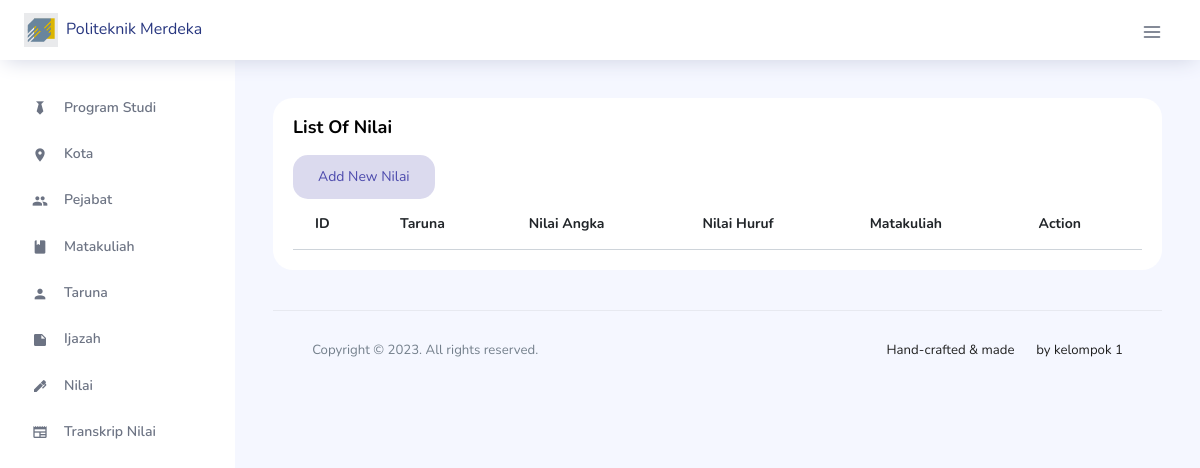
The app's page /index.php/nilaiku, older data.
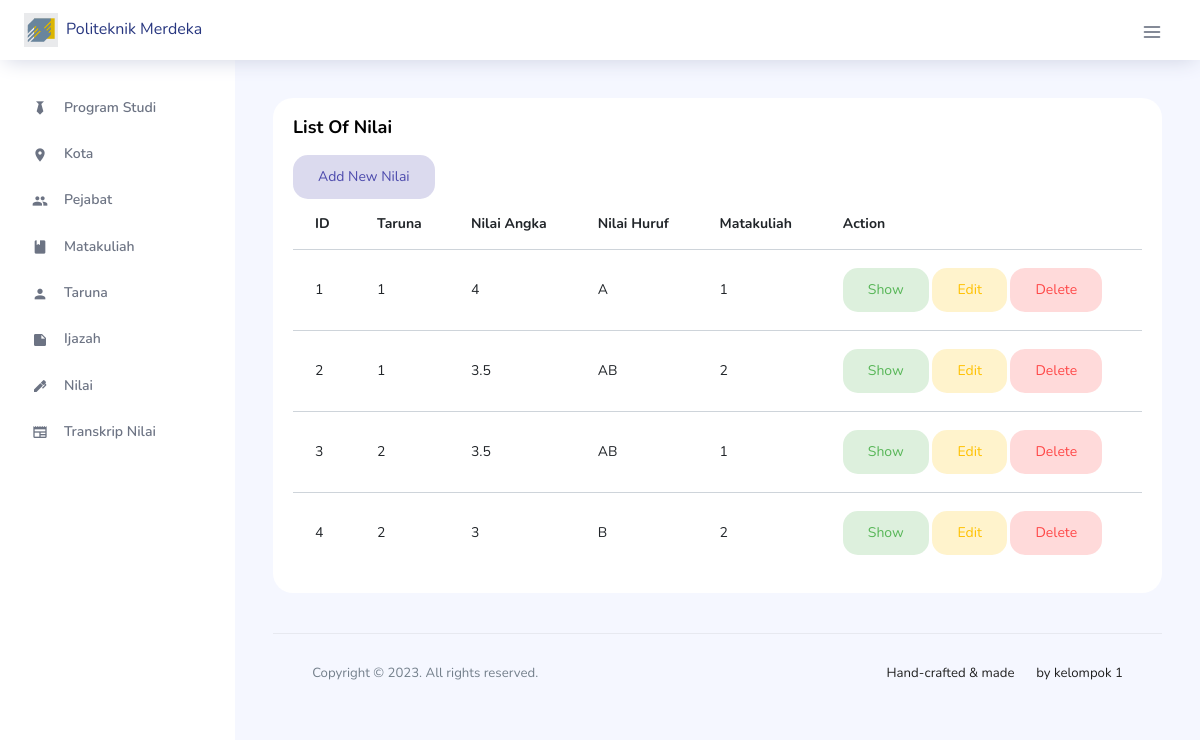
The same page, newer data.
### tables this page shows
CREATE TABLE Nilai(
    ID INT AUTO_INCREMENT,
    Taruna INT,
    Nilai_Angka FLOAT,
    Nilai_Huruf VARCHAR(255),
    Matakuliah INT,
    PRIMARY KEY(ID),
    FOREIGN KEY (Taruna) REFERENCES Taruna(ID),
    FOREIGN KEY (Matakuliah) REFERENCES Matakuliah(ID)
);

### application/controllers/Nilaiku.php (called while the page is built, shortened)
<?php
class Nilaiku extends CI_Controller
{
    public function __construct()
    {
        $this->load->model('NilaiModel');
        $this->load->model('TarunaModel');
        $this->load->model('MatakuliahModel');
        $this->load->library('form_validation');
    }
    public function index()
    {
        $data['nilai'] = $this->NilaiModel->get_all_nilai();
        $this->load->view('nilaiku/index', $data);
    }
}

### index.php (called while the page is built, shortened)
<?php
require_once BASEPATH.'core/CodeIgniter.php';

### application/models/NilaiModel.php (called while the page is built, shortened)
<?php
class NilaiModel extends CI_Model {
    public function get_all_nilai() {
        $query = $this->db->get('Nilai');
        return $query->result();
    }
}

### application/views/nilaiku/index.php (the view, shortened to what this page needs)
<div class="main-panel">
    <div class="content-wrapper">
        <div class="grid-margin stretch-card">
            <div class="card">
                <div class="card-body">
                    <h4 class="card-title">List of Nilai</h4>
                    <a class="btn btn-inverse-primary btn-fw" href="<?php echo base_url('nilaiku/create'); ?>">Add New Nilai</a>
                    <div class="table-responsive">
                        <table class="table table-hover">
                            <thead>
                                <tr>
                                    <th>ID</th>
                                    <th>Taruna</th>
                                    <th>Nilai Angka</th>
                                    <th>Nilai Huruf</th>
                                    <th>Matakuliah</th>
                                    <th>Action</th>
                                </tr>
                            </thead>
                            <tbody>
                                <?php foreach ($nilai as $n) : ?>
                                    <tr>
                                        <td><?php echo $n->ID; ?></td>
                                        <td><?php echo $n->Taruna; ?></td>
                                        <td><?php echo $n->Nilai_Angka; ?></td>
                                        <td><?php echo $n->Nilai_Huruf; ?></td>
                                        <td><?php echo $n->Matakuliah; ?></td>
                                        <td>
                                            <a class="btn btn-inverse-success btn-fw" href="<?php echo base_url('nilaiku/show/' . $n->ID); ?>">Show</a>
                                            <a class="btn btn-inverse-warning btn-fw" href="<?php echo base_url('nilaiku/edit/' . $n->ID); ?>">Edit</a>
                                            <a class="btn btn-inverse-danger btn-fw" href="#" onclick="deleteData(<?php echo $n->ID; ?>)">Delete</a>
                                        </td>
                                    </tr>
                                <?php endforeach; ?>
                            </tbody>
                        </table>
                    </div>
                </div>
            </div>
        </div>
        <link rel="stylesheet" href="https://cdnjs.cloudflare.com/ajax/libs/sweetalert/2.1.2/sweetalert.min.css">

Row changes from the older to the newer data that the page shows:
added nilai: ID "1", Taruna "1", Nilai_Angka "4", Nilai_Huruf "A", Matakuliah "1"
added nilai: ID "2", Taruna "1", Nilai_Angka "3.5", Nilai_Huruf "AB", Matakuliah "2"
added nilai: ID "3", Taruna "2", Nilai_Angka "3.5", Nilai_Huruf "AB", Matakuliah "1"
added nilai: ID "4", Taruna "2", Nilai_Angka "3", Nilai_Huruf "B", Matakuliah "2"
